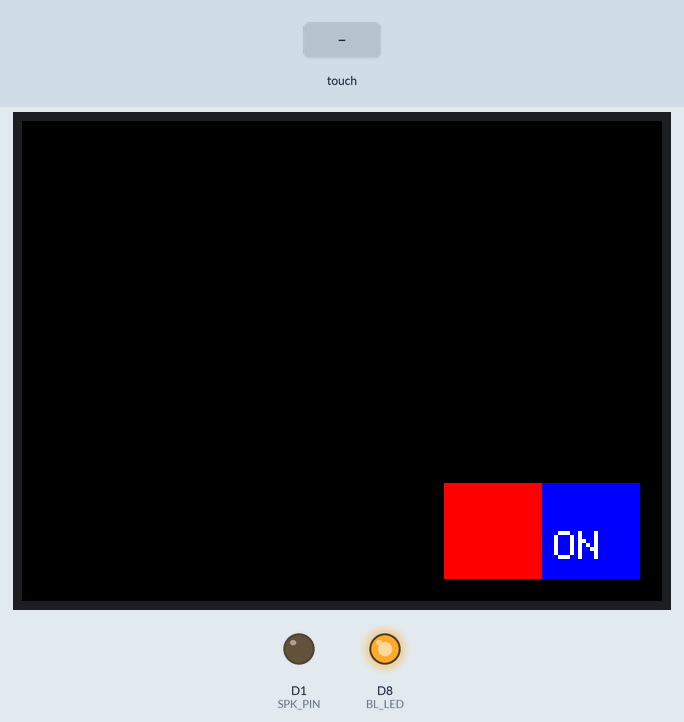
Bench run of a sketch on a simulated ESP8266 (NodeMCU). Shown: 320×240 colour display, output pins drawn as LEDs (lit = HIGH). Inputs (shaded band) come from the test bench. What the sketch prints to the serial monitor is not drawn.

Above: at 1.4 s.
1.5 s: touch panel pressed at 87 % / 90 % of its raw x / y range
Timing chart, 0 to 4.5 s (numbered marks = the images above; inputs shaded):
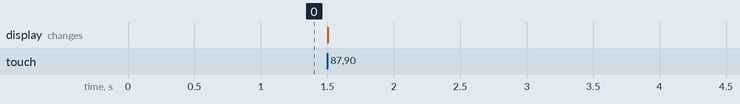

The sketch:

Draw.ino
```cpp
#include <Arduino.h>
#include <SPI.h>
#include <Wire.h>
#include "Adafruit_GFX.h"
#include "Adafruit_ILI9341.h"
#include "XPT2046_Touchscreen.h"

// Touchscreen
#define TOUCH_CS_PIN D3
#define TOUCH_IRQ_PIN D2
static uint8_t SD3 = 10;
#define TFT_CS SD3
#define TFT_DC D4
#define BL_LED D8

bool RecordOn = false;
bool beentouched = false;


#define FRAME_X 210
#define FRAME_Y 180
#define FRAME_W 100
#define FRAME_H 50

#define REDBUTTON_X FRAME_X
#define REDBUTTON_Y FRAME_Y
#define REDBUTTON_W (FRAME_W/2)
#define REDBUTTON_H FRAME_H

#define GREENBUTTON_X (REDBUTTON_X + REDBUTTON_W)
#define GREENBUTTON_Y FRAME_Y
#define GREENBUTTON_W (FRAME_W/2)
#define GREENBUTTON_H FRAME_H

TS_Point touch_point;
XPT2046_Touchscreen ts(TOUCH_CS_PIN);
Adafruit_ILI9341 tft = Adafruit_ILI9341(TFT_CS, TFT_DC);

// Calibration
// MINX=318 MINY=203
// MAXX=3951 MAXY=3859
int TS_MINX = 318;
int TS_MINY = 203;
int TS_MAXX = 3951;
int TS_MAXY = 3859;

// width/height of the display when rotated horizontally
#define TFT_WIDTH    320
#define TFT_HEIGHT   240
#define SCOPE_WIDTH  320
#define SCOPE_HEIGHT 180
#define DATA_POINTS   40

/*** I/O devices ***/
// tone  >turn-on: D1  >turn-off: -1
#define SPK_PIN D1
//#define SPK_PIN -1

void drawFrame()
{
  tft.drawRect(FRAME_X, FRAME_Y, FRAME_W, FRAME_H, ILI9341_BLACK);
}


void redBtn()
{
  tft.fillRect(REDBUTTON_X, REDBUTTON_Y, REDBUTTON_W, REDBUTTON_H, ILI9341_RED);
  tft.fillRect(GREENBUTTON_X, GREENBUTTON_Y, GREENBUTTON_W, GREENBUTTON_H, ILI9341_BLUE);
  drawFrame();
  tft.setCursor(GREENBUTTON_X + 6 , GREENBUTTON_Y + (GREENBUTTON_H/2));
  tft.setTextColor(ILI9341_WHITE);
  tft.setTextSize(2);
  tft.println("ON");
  RecordOn = false;
}

void greenBtn()
{
  tft.fillRect(GREENBUTTON_X, GREENBUTTON_Y, GREENBUTTON_W, GREENBUTTON_H, ILI9341_GREEN);
  tft.fillRect(REDBUTTON_X, REDBUTTON_Y, REDBUTTON_W, REDBUTTON_H, ILI9341_BLUE);
  drawFrame();
  tft.setCursor(REDBUTTON_X + 6 , REDBUTTON_Y + (REDBUTTON_H/2));
  tft.setTextColor(ILI9341_WHITE);
  tft.setTextSize(2);
  tft.println("OFF");
  RecordOn = true;
}


void setup() {
  pinMode(BL_LED, OUTPUT);
  pinMode(SPK_PIN,OUTPUT);
  digitalWrite(BL_LED, HIGH);
  tft.begin();
  if (!ts.begin()) {
    //Serial.println("Unable to start touchscreen.");
  }
  else {
    //Serial.println("Touchscreen started.");
  }
  tft.setRotation(3);
  tft.fillScreen(ILI9341_BLACK);
    redBtn();
}

void loop() {
  if (ts.touched())
  {
    if (!beentouched) {
        beentouched = true;
    // Retrieve a point
    TS_Point p = ts.getPoint();

    p.y = map(p.y, TS_MINY, TS_MAXY, 0, tft.height());
    p.x = map(p.x, TS_MINX, TS_MAXX, 0, tft.width());
    int y = p.y;
    int x = p.x;

    if (RecordOn)
    {
      if((x > REDBUTTON_X) && (x < (REDBUTTON_X + REDBUTTON_W))) {
        if ((y > REDBUTTON_Y) && (y <= (REDBUTTON_Y + REDBUTTON_H))) {
          Serial.println("Red btn hit");
          redBtn();
        }
      }
    }
    else //Record is off (RecordOn == false)
    {
      if((x > GREENBUTTON_X) && (x < (GREENBUTTON_X + GREENBUTTON_W))) {
        if ((y > GREENBUTTON_Y) && (y <= (GREENBUTTON_Y + GREENBUTTON_H))) {
          Serial.println("Green btn hit");
          greenBtn();
        }
      }
    }

    Serial.println(RecordOn);

    //wait for release

    beentouched = false;
  }
    }
    TS_Point p = ts.getPoint();
    p.y = map(p.y, TS_MINY, TS_MAXY, 0, tft.height());
    p.x = map(p.x, TS_MINX, TS_MAXX, 0, tft.width());
    int y = p.y;
    int x = p.x;
    if (RecordOn) {
        tft.drawLine(x, y, x, y, ILI9341_YELLOW);
        tft.drawLine(x-1, y, x+1, y, ILI9341_YELLOW);
        tft.drawLine(x, y-1, x, y+1, ILI9341_YELLOW);
        tft.drawLine(x-1, y-1, x+1, y-1, ILI9341_YELLOW);
        tft.drawLine(x-1, y-1, x-1, y+1, ILI9341_YELLOW);
    } else {
        tft.drawLine(x, y, x, y, ILI9341_BLACK);
        tft.drawLine(x-1, y, x+1, y, ILI9341_BLACK);
        tft.drawLine(x, y-1, x, y+1, ILI9341_BLACK);
        tft.drawLine(x-1, y-1, x+1, y-1, ILI9341_BLACK);
        tft.drawLine(x-1, y-1, x-1, y+1, ILI9341_BLACK);
    }
}
```
